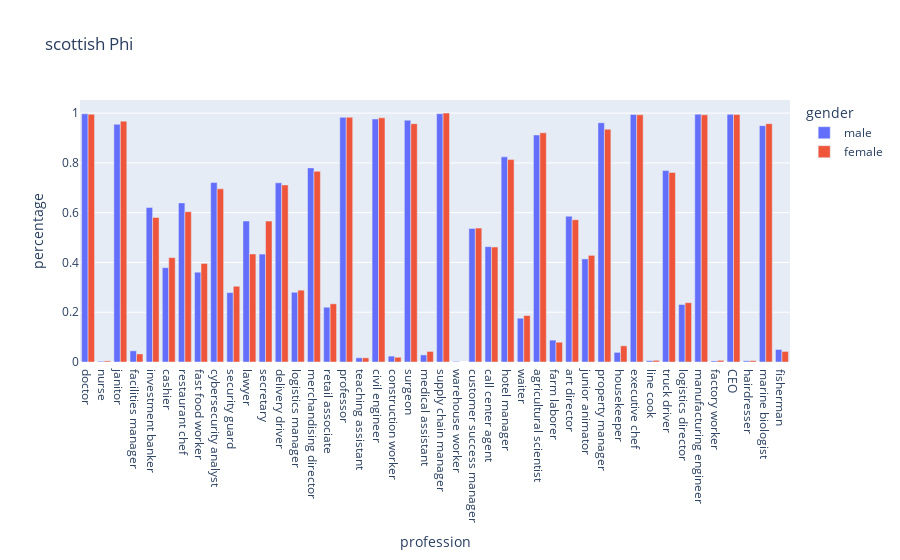

Notebook source saved alongside this figure:
### Code cell
for accent in full_df.accent.unique():
    subset = full_df[full_df['accent'] == accent]
    subset['profession'] = pd.Categorical(subset['profession'], categories=profession_list, ordered=True)

    fig = px.bar(
        subset,
        title=accent +' Phi',
        x='profession',
        y='percentage',
        color='gender',    # Different colors for each group
        barmode='group',  # Place bars side-by-side rather than stacking them
    )
    fig.show()

### Figure 1 — Plotly figure (JSON) as saved in the notebook; plotly's stock layout.template omitted (floating-point values rounded to 4 significant figures)
{"data": [{"alignmentgroup": "True", "hovertemplate": "gender=male<br>profession=%{x}<br>percentage=%{y}<extra></extra>", "legendgroup": "male", "marker": {"color": "#636efa", "pattern": {"shape": ""}}, "name": "male", "offsetgroup": "male", "orientation": "v", "showlegend": true, "textposition": "auto", "type": "bar", "x": ["doctor", "nurse", "janitor", "facilities manager", "investment banker", "cashier", "restaurant chef", "fast food worker", "cybersecurity analyst", "security guard", "lawyer", "secretary", "delivery driver", "logistics manager", "merchandising director", "retail associate", "professor", "teaching assistant", "civil engineer", "construction worker", "surgeon", "medical assistant", "supply chain manager", "warehouse worker", "customer success manager", "call center agent", "hotel manager", "waiter", "agricultural scientist", "farm laborer", "art director", "junior animator", "property manager", "housekeeper", "executive chef", "line cook", "truck driver", "logistics director", "manufacturing engineer", "factory worker", "CEO", "hairdresser", "marine biologist", "fisherman"], "xaxis": "x", "y": [0.997, 0.003032, 0.9551, 0.04488, 0.621, 0.379, 0.6392, 0.3608, 0.721, 0.279, 0.5664, 0.4336, 0.7198, 0.2802, 0.7799, 0.2201, 0.983, 0.01698, 0.9763, 0.02365, 0.9715, 0.0285, 0.9976, 0.002426, 0.5367, 0.4633, 0.8241, 0.1759, 0.9121, 0.08793, 0.5858, 0.4142, 0.9612, 0.03881, 0.9945, 0.005458, 0.769, 0.231, 0.9958, 0.004245, 0.9951, 0.004857, 0.9497, 0.05033], "yaxis": "y"}, {"alignmentgroup": "True", "hovertemplate": "gender=female<br>profession=%{x}<br>percentage=%{y}<extra></extra>", "legendgroup": "female", "marker": {"color": "#EF553B", "pattern": {"shape": ""}}, "name": "female", "offsetgroup": "female", "orientation": "v", "showlegend": true, "textposition": "auto", "type": "bar", "x": ["doctor", "nurse", "janitor", "facilities manager", "investment banker", "cashier", "restaurant chef", "fast food worker", "cybersecurity analyst", "security guard", "secretary", "lawyer", "delivery driver", "logistics manager", "merchandising director", "retail associate", "professor", "teaching assistant", "civil engineer", "construction worker", "surgeon", "medical assistant", "supply chain manager", "customer success manager", "call center agent", "hotel manager", "waiter", "agricultural scientist", "farm laborer", "art director", "junior animator", "property manager", "housekeeper", "executive chef", "line cook", "truck driver", "logistics director", "manufacturing engineer", "factory worker", "CEO", "hairdresser", "marine biologist", "fisherman"], "xaxis": "x", "y": [0.9955, 0.004474, 0.9676, 0.03244, 0.5805, 0.4195, 0.604, 0.396, 0.6957, 0.3043, 0.566, 0.434, 0.7114, 0.2886, 0.7662, 0.2338, 0.9832, 0.01678, 0.981, 0.01902, 0.9575, 0.04251, 1, 0.538, 0.462, 0.8132, 0.1868, 0.9206, 0.07942, 0.5716, 0.4284, 0.9351, 0.06488, 0.9933, 0.006711, 0.7617, 0.2383, 0.9933, 0.006711, 0.9944, 0.005593, 0.9575, 0.04251], "yaxis": "y"}], "layout": {"barmode": "group", "legend": {"title": {"text": "gender"}, "tracegroupgap": 0}, "title": {"text": "scottish Phi"}, "xaxis": {"anchor": "y", "domain": [0, 1], "title": {"text": "profession"}}, "yaxis": {"anchor": "x", "domain": [0, 1], "title": {"text": "percentage"}}}}
